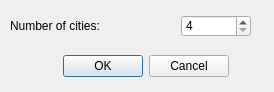
<?xml version="1.0" encoding="UTF-8"?>
<ui version="4.0">
 <class>tsp_random_options</class>
 <widget class="QDialog" name="tsp_random_options">
  <property name="geometry">
   <rect>
    <x>0</x>
    <y>0</y>
    <width>274</width>
    <height>92</height>
   </rect>
  </property>
  <property name="windowTitle">
   <string>Dialog</string>
  </property>
  <widget class="QDialogButtonBox" name="buttonBox">
   <property name="geometry">
    <rect>
     <x>20</x>
     <y>50</y>
     <width>251</width>
     <height>32</height>
    </rect>
   </property>
   <property name="orientation">
    <enum>Qt::Horizontal</enum>
   </property>
   <property name="standardButtons">
    <set>QDialogButtonBox::Cancel|QDialogButtonBox::Ok</set>
   </property>
   <property name="centerButtons">
    <bool>true</bool>
   </property>
  </widget>
  <widget class="QWidget" name="">
   <property name="geometry">
    <rect>
     <x>10</x>
     <y>15</y>
     <width>241</width>
     <height>22</height>
    </rect>
   </property>
   <layout class="QHBoxLayout" name="horizontalLayout">
    <item>
     <widget class="QLabel" name="label">
      <property name="text">
       <string>Number of cities:</string>
      </property>
     </widget>
    </item>
    <item>
     <widget class="QSpinBox" name="cities_num">
      <property name="maximumSize">
       <size>
        <width>70</width>
        <height>16777215</height>
       </size>
      </property>
      <property name="suffix">
       <string/>
      </property>
      <property name="minimum">
       <number>4</number>
      </property>
      <property name="maximum">
       <number>999999</number>
      </property>
     </widget>
    </item>
   </layout>
  </widget>
 </widget>
 <resources/>
 <connections>
  <connection>
   <sender>buttonBox</sender>
   <signal>accepted()</signal>
   <receiver>tsp_random_options</receiver>
   <slot>accept()</slot>
   <hints>
    <hint type="sourcelabel">
     <x>248</x>
     <y>254</y>
    </hint>
    <hint type="destinationlabel">
     <x>157</x>
     <y>274</y>
    </hint>
   </hints>
  </connection>
  <connection>
   <sender>buttonBox</sender>
   <signal>rejected()</signal>
   <receiver>tsp_random_options</receiver>
   <slot>reject()</slot>
   <hints>
    <hint type="sourcelabel">
     <x>316</x>
     <y>260</y>
    </hint>
    <hint type="destinationlabel">
     <x>286</x>
     <y>274</y>
    </hint>
   </hints>
  </connection>
 </connections>
</ui>
